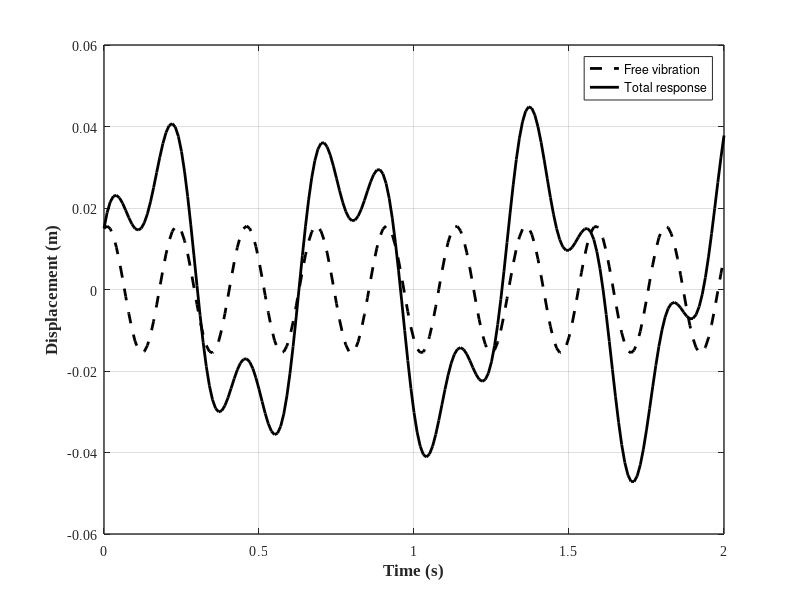

Source code (MATLAB):
clear; close all; clc
%%
A = 0.0042;
B = 0.015;

wn = 27.89;
w = 10;
beta = w/wn;

u_static = 100/3500;

t = 0:0.01:2;


u_SS = A*sin(wn*t) + B*cos(wn*t);
u_Tr = u_static*sin(w*t)/(1-beta^2);
u_total = u_SS + u_Tr;





%% Plot
figure(1)
    set(figure(1), 'Position', [200   100   883   400])
    hold on; grid on; box on;

plot(t,u_SS,'--k','LineWidth',2,'displayname','Free vibration');
plot(t,u_total,'-k','LineWidth',2, 'displayname','Total response');


legend('show')
set(gca, 'LineWidth',1, 'FontWeight','normal', 'FontName','Times New Roman', 'FontSize',10)               
xlabel('Time (s)', 'fontsize',12, 'fontname','Times New Roman','FontWeight','Bold')
ylabel('Displacement (m)', 'fontsize',12, 'fontname','Times New Roman','FontWeight','Bold')






print('SS_TR_Reponse','-dpng')
